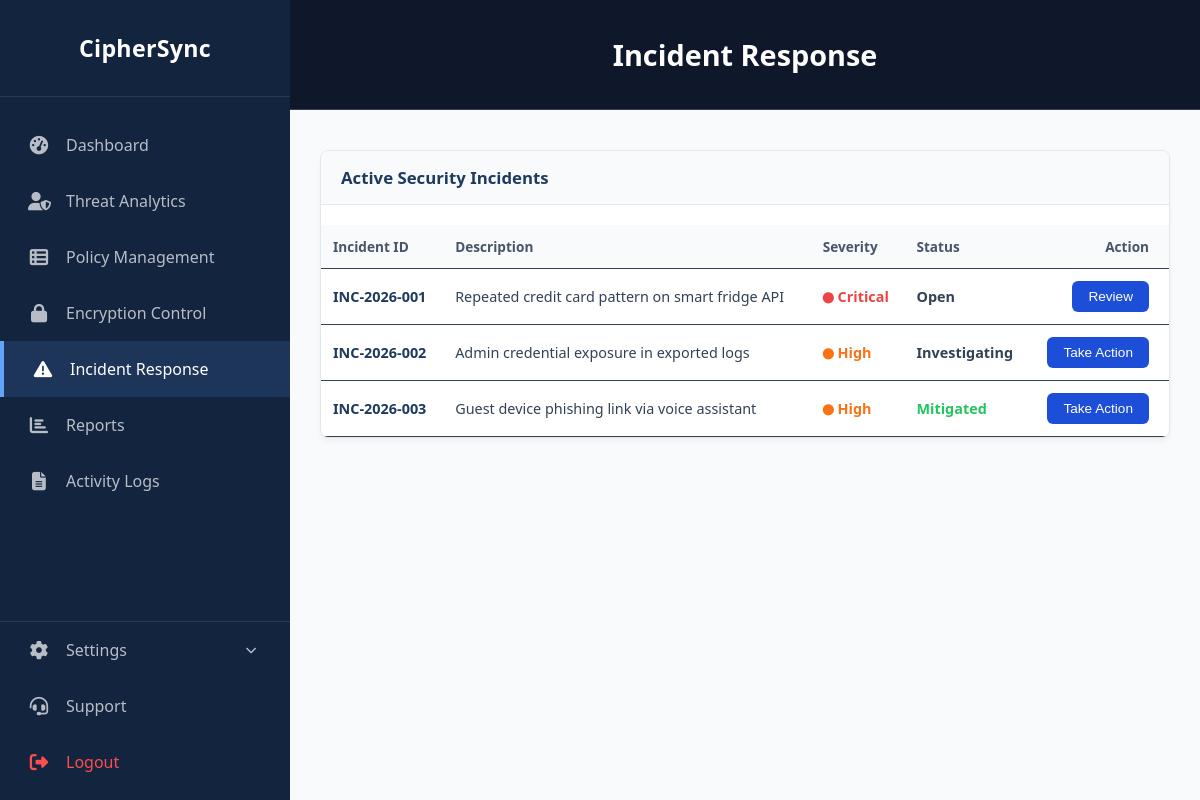
/incident (signed in), run on an earlier commit of the app's database.
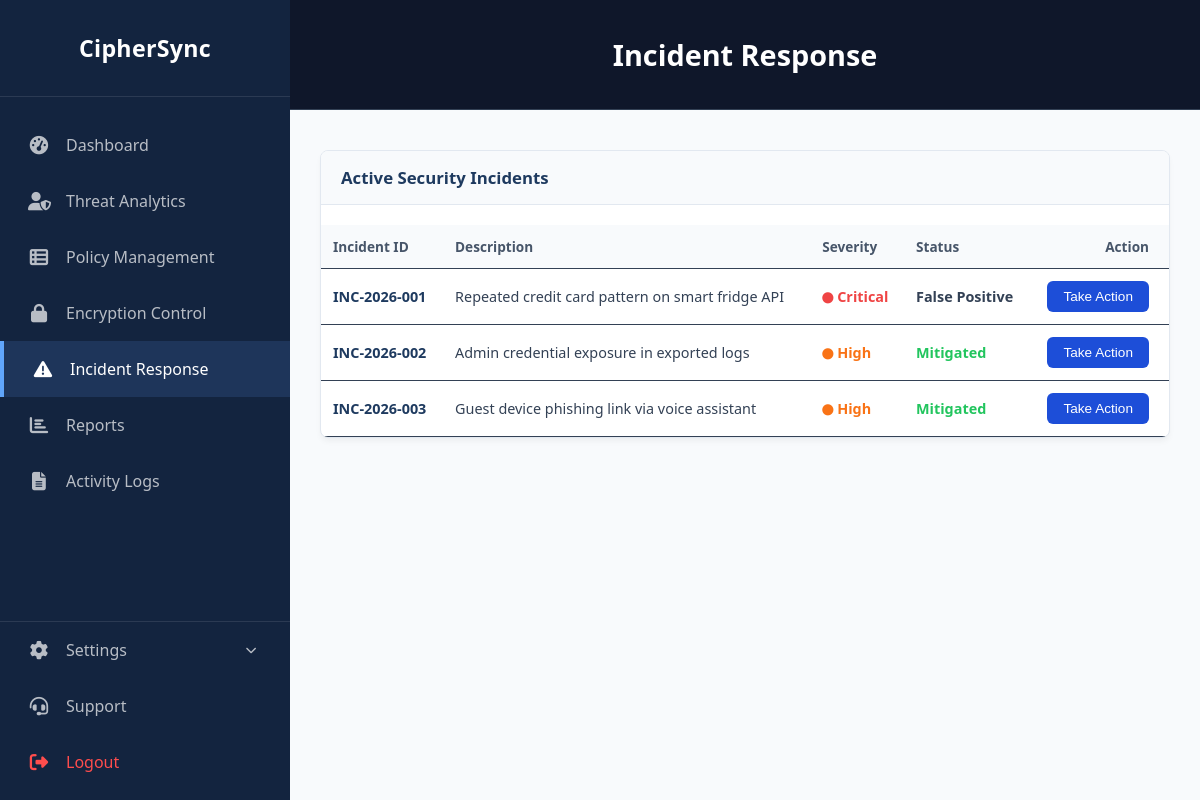
And on a later commit of the database.
### tables this page shows
CREATE TABLE incidents (
            incident_id TEXT PRIMARY KEY,
            description TEXT,
            severity TEXT,
            status TEXT,
            notes TEXT,
            updated_at TEXT
        );

### web.py (the view)
@app.route('/incident')
@login_required
def serve_incident():
    connection = get_db_connection()
    try:
        with connection_cursor(connection) as cursor:
            cursor.execute("SELECT * FROM incidents ORDER BY updated_at DESC")
            incidents_data = cursor.fetchall()
    except Exception as e:
        print(f"Database error on incident page fetch: {e}")
        incidents_data = []
    finally: connection.close()
    return render_template('incident.html', incidents=incidents_data)

### db.py (called while the page is built, shortened)
def use_sqlite():
    return _backend == 'sqlite'

def get_db_connection():
    conn = sqlite3.connect(SQLITE_PATH)
    conn.row_factory = sqlite3.Row
    return conn

def connection_cursor(conn):
    if use_sqlite():
        return _SQLiteCursor(conn.cursor())
    return conn.cursor()

    def execute(self, sql, params=None):
        if params is not None:
            sql = sql.replace('%s', '?')
            self._cursor.execute(sql, params)
        else:
            self._cursor.execute(sql)

    def fetchall(self):
        return [dict(row) for row in self._cursor.fetchall()]

    def __enter__(self):
        return self

    def __exit__(self, *args):
        self.close()

    def close(self):
        self._cursor.close()

### web.py (called while the page is built)
def login_required(f):
    @wraps(f)
    def decorated_function(*args, **kwargs):
        if 'user_id' not in session:
            return redirect(url_for('login'))
        return f(*args, **kwargs)
    return decorated_function

### templates/incident.html (shortened to what this page needs)
<!DOCTYPE html>
<html lang="en">
<head>
    <link rel="stylesheet" href="{{ url_for('static', filename='style.css') }}">
    <link rel="stylesheet" href="https://cdnjs.cloudflare.com/ajax/libs/font-awesome/6.4.0/css/all.min.css">
</head>
<body>
    <div class="app-container">
        <aside class="sidebar">
            <div class="sidebar-header">
                <span class="logo-text">CipherSync</span>
            </div>
            <nav class="sidebar-nav">
                <ul>
                    <li><a href="/"><i class="fas fa-tachometer-alt"></i> Dashboard</a></li>
                    <li><a href="/threat"><i class="fas fa-user-shield"></i> Threat Analytics</a></li>
                    <li><a href="/policy"><i class="fas fa-th-list"></i> Policy Management</a></li>
                    <li><a href="/encryption"><i class="fas fa-lock"></i> Encryption Control</a></li>
                    <li class="active"><a href="/incident"><i class="fas fa-exclamation-triangle"></i> Incident
                            Response</a></li>
                    <li><a href="/reports"><i class="fas fa-chart-bar"></i> Reports</a></li>
                    <li><a href="/logs"><i class="fas fa-file-alt"></i> Activity Logs</a></li>
                </ul>
            </nav>
            <div class="sidebar-footer">
                <ul>
                    <li class="has-dropdown">
                        <a href="/settings"><i class="fas fa-cog"></i> Settings <i class="fas fa-chevron-down" style="font-size: 0.7rem; margin-left: auto;"></i></a>
                    </li>
                    <li><a href="/support"><i class="fas fa-headset"></i> Support</a></li>
                    <li><a href="/logout" style="color: #ff4d4d;"><i class="fas fa-sign-out-alt"></i> Logout</a></li>
                </ul>
            </div>
        </aside>
        <div class="main-wrapper">
            <header class="top-nav top-nav-title-only">
                <div class="page-title-section">
                    <h1>Incident Response</h1>
                </div>
            </header>
            <main class="content-area">
                <div class="card">
                    <div class="card-header">
                        <h3>Active Security Incidents</h3>
                    </div>
                    <div class="card-body" style="padding: 0;">
                        <table class="policy-table">
                            <thead>
                                <tr>
                                    <th>Incident ID</th>
                                    <th>Description</th>
                                    <th>Severity</th>
                                    <th>Status</th>
                                    <th style="text-align: right; padding-right: 20px;">Action</th>
                                </tr>
                            </thead>
                            <tbody id="incidentTableBody">
                                {% for incident in incidents %}
                                <tr data-id="{{ incident.incident_id }}">
                                    <td style="font-weight: bold; color: #1e3a5f;">{{ incident.incident_id }}</td>
                                    <td>{{ incident.description }}</td>
                                    <td>
                                        {% if incident.severity == 'Critical' %}
                                        <span style="color: #ef4444; font-weight: bold;"><i class="fas fa-circle"
                                                style="font-size: 0.7rem;"></i> Critical</span>
                                        {% else %}
                                        <span style="color: #f97316; font-weight: bold;"><i class="fas fa-circle"
                                                style="font-size: 0.7rem;"></i> High</span>
                                        {% endif %}
                                    </td>
                                    <td>
                                        <span
                                            class="{% if incident.status == 'Resolved' or incident.status == 'Mitigated' %}status-green{% else %}status-orange{% endif %}"
                                            id="status-{{ incident.incident_id }}">
                                            {{ incident.status }}
                                        </span>
                                    </td>
                                    <td style="text-align: right; padding-right: 20px;">
                                        <button class="btn btn-blue"
                                            onclick="openIncidentModal('{{ incident.incident_id }}', '{{ incident.description }}', '{{ incident.severity }}', '{{ incident.status }}')">
                                            {% if incident.status == 'Open' %}Review{% else %}Take Action{% endif %}
                                        </button>
                                    </td>
                                </tr>
                                {% endfor %}
                            </tbody>
                        </table>
                    </div>
                </div>
            </main>
        </div>
    </div>
</body>
</html>

### static/style.css (style rules this page uses)
:root { --sidebar-bg: #13243f; --sidebar-hover: #1e355a; --main-bg: #163a61; --top-nav-bg: #0f172a; --card-bg: #1e293b; --text-main: #f1f5f9; --text-muted: #94a3b8; --text-white: #ffffff; --accent-blue: #3b82f6; --accent-dark-blue: #2563eb; --accent-light-blue: #60a5fa; --accent-navy: #0f172a; --accent-red: #ef4444; --accent-orange: #f59e0b; --accent-yellow: #facc15; --accent-green: #22c55e; --border-color: #334155; --shadow: 0 4px 10px rgba(0,0,0,0.3); }
* { box-sizing: border-box; margin: 0; padding: 0; }
body { font-family: 'Segoe UI', Roboto, Helvetica, Arial, sans-serif; background-color: var(--main-bg); color: var(--text-main); overflow-x: hidden; }
.app-container { display: flex; height: 100vh; }
.sidebar { width: 290px; background-color: var(--sidebar-bg); color: var(--text-white); display: flex; flex-direction: column; flex-shrink: 0; transition: all 0.3s ease; overflow-x: hidden; }
.sidebar-header { padding: 32px 24px; display: flex; flex-direction: column; align-items: center; gap: 14px; text-align: center; border-bottom: 1px solid rgba(255,255,255,0.1); white-space: nowrap; }
.logo-text { font-size: 1.45rem; font-weight: 700; letter-spacing: 0.3px; }
.sidebar-nav { flex: 1; padding-top: 20px; }
.sidebar-nav ul, .sidebar-footer ul { list-style: none; }
.sidebar-nav li a, .sidebar-footer li a { display: flex; align-items: center; gap: 16px; padding: 17px 28px; color: rgba(255,255,255,0.7); text-decoration: none; font-size: 1rem; transition: all 0.2s; }
.sidebar-nav li a i, .sidebar-footer li a i { font-size: 1.15rem; width: 22px; text-align: center; }
.has-dropdown { position: relative; }
.has-dropdown > a .fa-chevron-down { transition: transform 0.2s ease; }
.sidebar-nav li.active a { background-color: var(--sidebar-hover); color: var(--text-white); border-left: 4px solid var(--accent-light-blue); }
.sidebar-footer { border-top: 1px solid rgba(255,255,255,0.1); padding-bottom: 10px; }
.main-wrapper { flex: 1; display: flex; flex-direction: column; overflow-y: auto; width: 100%; }
.content-area { padding: 30px; width: 100%; box-sizing: border-box; }
.top-nav { height: 130px; background-color: var(--top-nav-bg); display: flex; justify-content: space-between; align-items: center; padding: 0 48px; border-bottom: 1px solid var(--border-color); position: sticky; top: 0; z-index: 100; width: 100%; }
.top-nav.top-nav-title-only { justify-content: center; padding: 0; background-color: var(--top-nav-bg); height: 110px; }
.top-nav.top-nav-title-only .page-title-section { margin: 0; text-align: center; }
.top-nav.top-nav-title-only .page-title-section h1 { margin: 0; color: var(--text-white); font-size: 1.8rem; font-weight: 700; }
.logo-text { font-size: 1.45rem; font-weight: 700; letter-spacing: 0.3px; color: var(--text-white); }
.page-title-section { margin-bottom: 30px; text-align: center; }
.page-title-section h1 { font-size: 1.8rem; color: #1e3a5f; margin-bottom: 5px; }
.status-green { color: var(--accent-green); }
.card { background: white; border-radius: 8px; box-shadow: var(--shadow); overflow: hidden; display: flex; flex-direction: column; }
.card-header { padding: 15px 20px; background-color: #f0f4f8; border-bottom: 1px solid var(--border-color); display: flex; justify-content: space-between; align-items: center; }
.card-header h3 { font-size: 0.9rem; color: #1e3a5f; font-weight: 700; }
.card-body { padding: 20px; flex: 1; }
.btn { padding: 10px; border-radius: 5px; border: none; color: white; font-weight: 600; cursor: pointer; font-size: 0.85rem; }
.btn-blue { background-color: var(--accent-blue); }
.policy-table { width: 100%; border-collapse: collapse; margin-top: 20px; }
.policy-table th, .policy-table td { padding: 12px; text-align: left; border-bottom: 1px solid var(--border-color); }
.policy-table th { background-color: #f8f9fa; font-size: 0.85rem; color: var(--text-muted); }
.policy-table td { font-size: 0.9rem; }

What changed in the data, as far as the page shows it:
changed incidents "Repeated credit card pattern on smart fridge API": status "Open" → "False Positive"; status "Review" → "Take Action"
changed incidents "INC-2026-002": status "Investigating" → "Mitigated"
